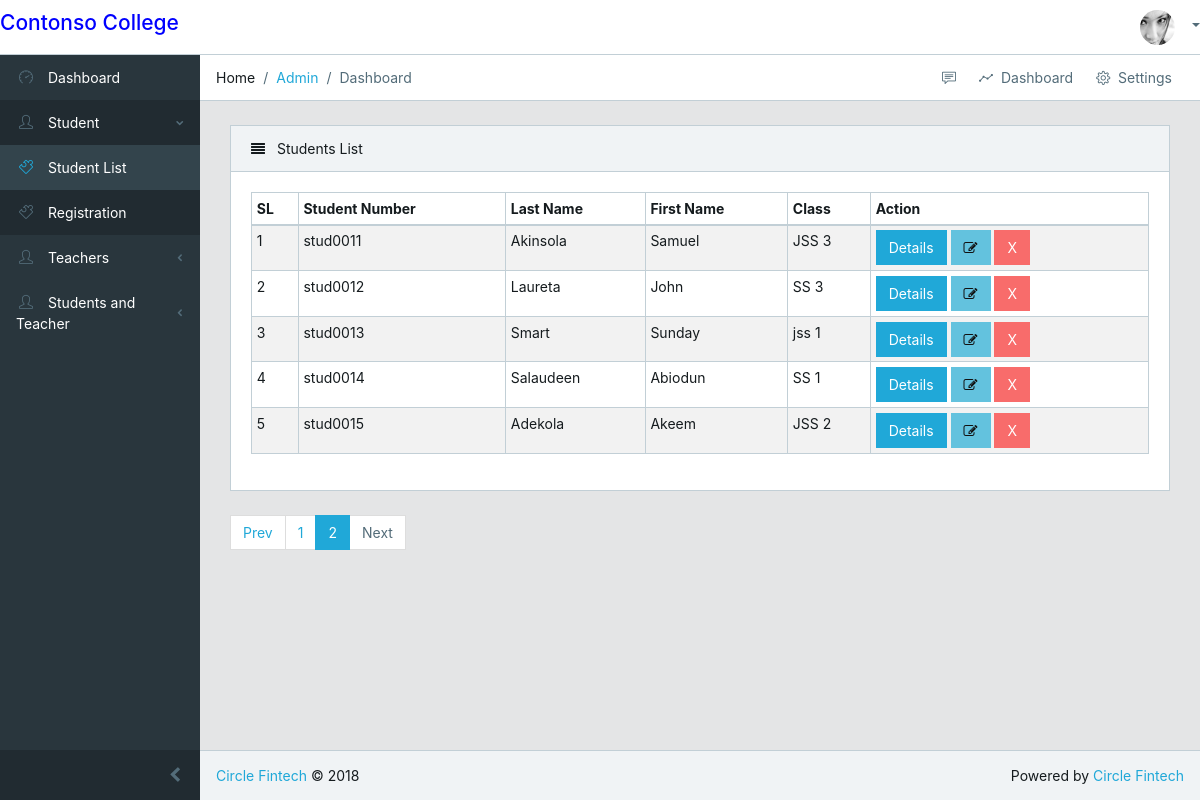
/students/allstudents/?page=2, run on an earlier commit of the app's database.
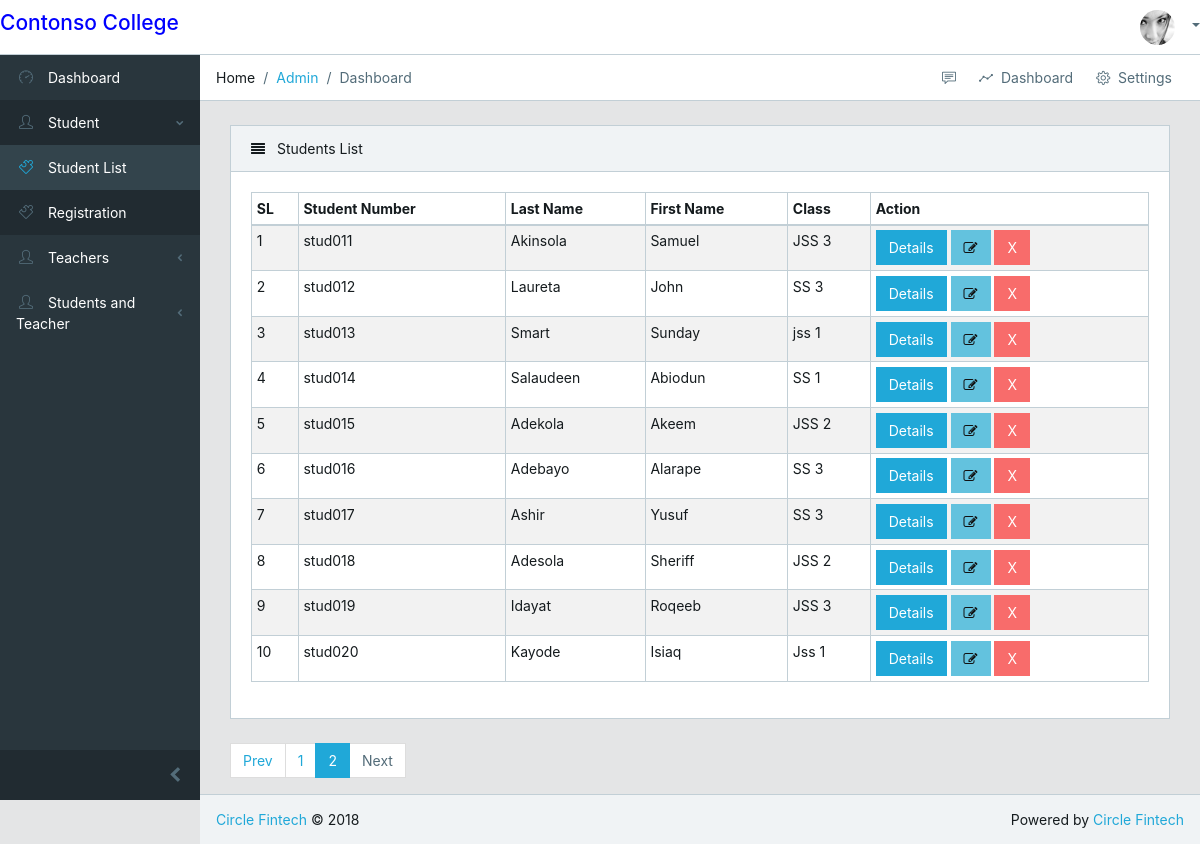
And on a later commit of the database.
### students/models.py (models this page shows, shortened)
class StudentInfo(models.Model):
    student_number = models.CharField(max_length=8)
    first_name = models.CharField(max_length=50)
    last_name = models.CharField(max_length=50)
    level = models.CharField(max_length=5, null=False)
    game = models.CharField(max_length=50, blank=True, null=True)

### students/views.py (the view)
# urls.py: path('allstudents/', views.student_list, name='student_list'),
def student_list(request):
    students = StudentInfo.objects.all()
    paginator = Paginator(students, 10)
    page = request.GET.get('page')
    paged_students = paginator.get_page(page)
    context = {
        "students": paged_students
    }
    return render(request, "students/student_list.html", context)

### templates/students/student_list.html (shortened to what this page needs)
{% extends 'base/base.html' %}
{% load static %}
{% block content %}
<div class="row">
    <div class="col-lg-12">
        <div class="card">
            <div class="card-header">
                <i class="fa fa-align-justify"></i> Students List</div>
            <div class="card-body">
                <table class="table table-responsive-sm table-bordered table-striped table-sm">
                    <thead>
                        <tr>
                            <th>SL</th>
                            <th>Student Number</th>
                            <th>Last Name</th>
                            <th>First Name</th>
                            <th>Class</th>
                            <th>Action</th>
                        </tr>
                    </thead>
                    <tbody>
                        {% for student in students %}
                            <tr>
                                <td>{{ forloop.counter }}</td>
                                <td>{{ student.student_number }}</td>
                                <td>{{ student.last_name }}</td>
                                <td>{{ student.first_name }}</td>
                                <td>{{ student.level }}</td>
                                <td>
                                    <a href="{% url 'single_student' student.id %}">
                                        <button type="button" class="btn btn-primary">Details</button>
                                    </a>
                                    <a href="{% url 'edit_student' student.id %}">
                                        <button type="button" class="btn btn-info"><i class="fa fa-edit"></i></button>
                                    </a>
                                    <a href="{% url 'delete_student' student.id %}">
                                        <button type="button" class="btn btn-danger">X</button>
                                    </a>
                                </td>
                            </tr>
                        {% endfor %}
                    </tbody>
                </table>
            </div>
        </div>
    </div>
</div>
<div class="row">
    <div class="col-md-12">
        {% if students.has_other_pages %}
            <ul class="pagination">
                {% if students.has_previous %}
                    <li class="page-item">
                        <a href="?page={{students.previous_page_number}}" class="page-link">Prev</a>
                    </li>
                {% else %}
                    <li class="page-item disabled">
                        <a class="page-link">Prev</a>
                    </li>
                {% endif %}
                {% for i in students.paginator.page_range %}
                    {% if students.number == i %}
                        <li class="page-item active">
                            <a class="page-link">{{ i }}</a>
                        </li>
                    {% else %}
                        <li class="page-item">
                            <a href="?page={{ i }}" class="page-link">{{ i }}</a>
                        </li>
                    {% endif %}
                {% endfor %}
                {% if students.has_next %}
                    <li class="page-item">
                        <a href="?page={{students.next_page_number}}" class="page-link">Next</a>
                    </li>
                {% else %}
                    <li class="page-item disabled">
                        <a class="page-link">Next</a>
                    </li>
                {% endif %}
            </ul>
        {% endif %}
    </div>
</div>
{% endblock %}

What changed in the data, as far as the page shows it:
changed StudentInfo "Akinsola": student_number "stud0011" → "stud011"
changed StudentInfo "Laureta": student_number "stud0012" → "stud012"
changed StudentInfo "Smart": student_number "stud0013" → "stud013"
changed StudentInfo "Salaudeen": student_number "stud0014" → "stud014"
changed StudentInfo "Adekola": student_number "stud0015" → "stud015"
added StudentInfo: student_number "stud016", last_name "Adebayo", first_name "Alarape", level "SS 3"
added StudentInfo: student_number "stud017", last_name "Ashir", first_name "Yusuf", level "SS 3"
added StudentInfo: student_number "stud018", last_name "Adesola", first_name "Sheriff", level "JSS 2"
added StudentInfo: student_number "stud019", last_name "Idayat", first_name "Roqeeb", level "JSS 3"
added StudentInfo: student_number "stud020", last_name "Kayode", first_name "Isiaq", level "Jss 1"
